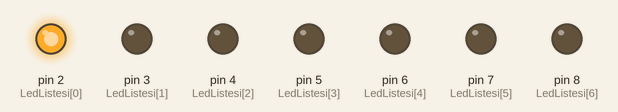
The sketch below on a simulated Arduino Uno, built with avr-gcc and run on an emulated ATmega328P. On the bench: output pins drawn as LEDs (lit = HIGH). Random numbers use the default seed unless the sketch sets one.

Above: at 0.1 s.
At 3.1 s:
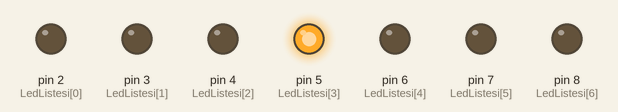
At 6.1 s:
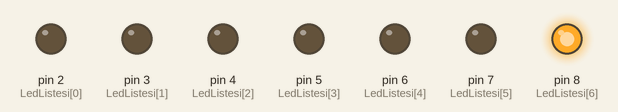
At 13.1 s:
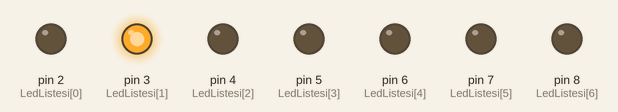
At 26.2 s:
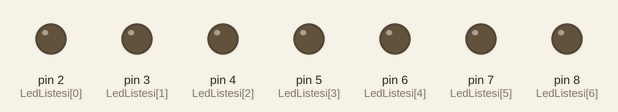
At 38.2 s:
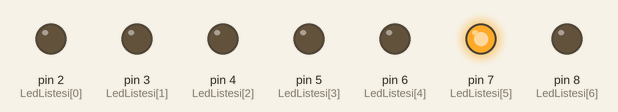
Timing chart, 0 to 40.0 s (numbered marks = the images above):
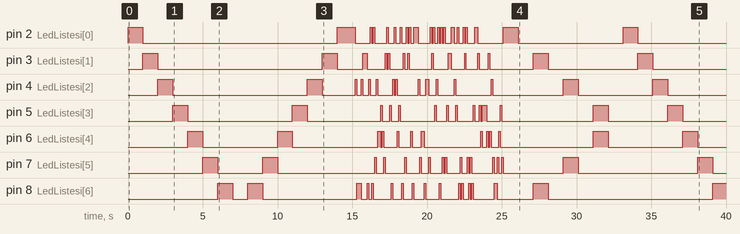

Measured:
- by itself, pin 2 (LedListesi[0]): LOW → HIGH at 0.00 s, → LOW 1.0 s later, → HIGH 13.0 s later, → LOW 1.2 s later, … (44 changes in this stretch)
- by itself, pin 3 (LedListesi[1]): LOW → HIGH at 1.0 s, → LOW 1.0 s later, → HIGH 11.0 s later, → LOW 1.0 s later, … (28 changes in this stretch)
- by itself, pin 4 (LedListesi[2]): LOW → HIGH at 2.0 s, → LOW 1.0 s later, → HIGH 9.0 s later, → LOW 1.0 s later, … (30 changes in this stretch)
- by itself, pin 5 (LedListesi[3]): LOW → HIGH at 3.0 s, → LOW 1.0 s later, → HIGH 7.0 s later, → LOW 1.0 s later, … (28 changes in this stretch)
- by itself, pin 6 (LedListesi[4]): LOW → HIGH at 4.0 s, → LOW 1.0 s later, → HIGH 5.0 s later, → LOW 1.0 s later, … (26 changes in this stretch)
- by itself, pin 7 (LedListesi[5]): LOW → HIGH at 5.0 s, → LOW 1.0 s later, → HIGH 3.0 s later, → LOW 1.0 s later, … (34 changes in this stretch)
- by itself, pin 8 (LedListesi[6]): LOW → HIGH at 6.0 s, → LOW 1.0 s later, → HIGH 1.0 s later, → LOW 1.0 s later, … (33 changes in this stretch)

The sketch:

sample.ino
```cpp
const int LedListesi[] = {2,3,4,5,6,7,8,9};

void setup () {
  for(int i=0; i<7 ;i++)
  {
    pinMode(LedListesi[i], OUTPUT);
  }
}

void loop()
{
  for(int i=0; i<7 ;i++)
  {
    digitalWrite(LedListesi[i], HIGH);
    delay(1000);
    digitalWrite(LedListesi[i], LOW);
  }


  for(int i=7; i>=0 ;i--)
  {
    digitalWrite(LedListesi[i], HIGH);
    delay(1000);
    digitalWrite(LedListesi[i], LOW);
  }

  for (int i=0; i<=100; i++) {
    int rnd = random(0, 7);
    digitalWrite(LedListesi[rnd], HIGH);
    delay(100);
    digitalWrite(LedListesi[rnd], LOW);
  }

  for(int i=7; i>=4 ;i--)
  {
    int tersi = abs(i - 7);
    digitalWrite(LedListesi[i], HIGH);
    digitalWrite(LedListesi[tersi], HIGH);

    delay(1000);

    digitalWrite(LedListesi[i], LOW);
    digitalWrite(LedListesi[tersi], LOW);

    delay(1000);
  }
}
```
